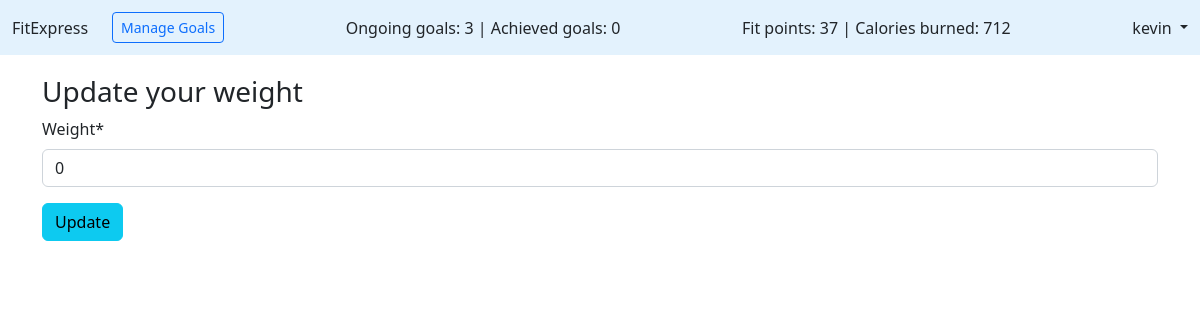
Page /accounts/3/updateweight/ (signed in) on the committed database.
### accounts/models.py (models this page shows, shortened)
class CustomUser(AbstractUser):
    birth = models.DateField(null=True, blank=True)
    calories_burned = models.PositiveIntegerField(default=0)
    fit_points = models.PositiveIntegerField(default=0)
    weight = models.PositiveIntegerField(null=True)
    completed_goals = models.PositiveIntegerField(default=0)
    active_goals = models.PositiveIntegerField(default=0)

### accounts/views.py (the view)
# urls.py: path("<slug:pk>/updateweight/", WeightEdit.as_view(), name="weightupdate")
class WeightEdit(LoginRequiredMixin, UpdateView):
    model = CustomUser
    fields = (
        "weight",
    )
    template_name = "weight_edit.html"

### templates/weight_edit.html
{% extends "base.html" %}
{% load crispy_forms_tags %}
{% block content %}
<h3>Update your weight</h3>
<form action="" method="post">{% csrf_token %}
  {{ form|crispy }}
  <button class="btn btn-info ml-2" type="submit">Update</button>
</form>
{% endblock content %}

### templates/base.html (shortened to what this page needs)
<!DOCTYPE html>
<html>
<head>
  <link href="https://cdn.jsdelivr.net/npm/bootstrap@5.2.3/dist/css/bootstrap.min.css" rel="stylesheet"
>
</head>
<body>
  <header class="p-3 mb-3 border-bottom">
    <div class="d-flex flex-wrap align-items-center justify-content-center
        justify-content-lg-start fixed-top" style="background-color: #e3f2fd; padding: 1%">
      <a class="navbar-brand" href="{% url 'home' %}">FitExpress</a><br>
      {% if user.is_authenticated %}
      <ul class="nav col-12 col-lg-auto me-lg-auto mb-2 justify-content-center
          mb-md-0 ms-4">
        <li><a type="button" class="btn btn-outline-primary btn-sm" href="{% url "goalslist" %}">Manage Goals</a></li>
      </ul>
      <ul class="nav col-12 col-lg-auto me-lg-auto mb-2 justify-content-center
          mb-md-0">
        <li>Ongoing goals: {{ user.active_goals }} | Achieved goals: {{ user.completed_goals }}</li>
      </ul>
      <ul class="nav col-12 col-lg-auto me-lg-auto mb-2 justify-content-center mb-md-0">
        <li>Fit points: {{ user.fit_points }} | Calories burned: {{ user.calories_burned }}</li>
      </ul>
      <div class="dropdown text-end">
        <a href="#" class="d-block link-dark text-decoration-none dropdown-toggle" id="dropdownUser1"
          data-bs-toggle="dropdown" aria-expanded="false">
          {{ user.username }}
        </a>
      </div>
      {% else %}
      <div class="text-end" style="margin-left: 2%;">
        <a href="{% url 'login' %}" class="btn btn-outline-primary me-2">
          Log In</a>
        <a href="{% url 'signup' %}" class="btn btn-primary">Sign Up</a>
      </div>
      {% endif %}
    </div>
  </header>
  <main>
    <div class="container">
      {% block content %}
      {% endblock content %}
    </div>
  </main>
</body>
</html>

### templates/base.html (style rules this page uses)
.container { margin-top: 3.5%; }

### rows in the picture
CustomUser: active_goals "3", completed_goals "0", fit_points "37", calories_burned "712", username "kevin"
CustomUser: weight "0"
